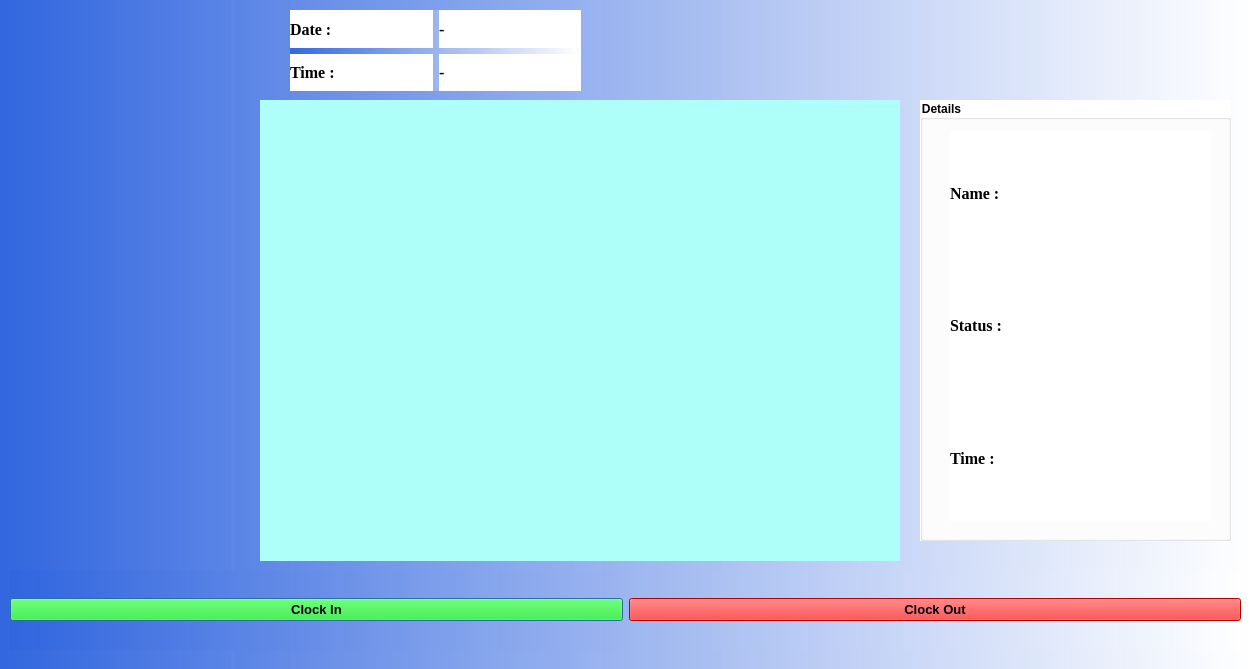
<?xml version="1.0" encoding="UTF-8"?>
<ui version="4.0">
 <class>OutputDialog</class>
 <widget class="QDialog" name="OutputDialog">
  <property name="geometry">
   <rect>
    <x>0</x>
    <y>0</y>
    <width>1251</width>
    <height>669</height>
   </rect>
  </property>
  <property name="minimumSize">
   <size>
    <width>0</width>
    <height>0</height>
   </size>
  </property>
  <property name="maximumSize">
   <size>
    <width>1280</width>
    <height>720</height>
   </size>
  </property>
  <property name="font">
   <font>
    <weight>75</weight>
    <bold>true</bold>
   </font>
  </property>
  <property name="windowTitle">
   <string>Face Recognition Attendance App</string>
  </property>
  <property name="windowIcon">
   <iconset resource="resource.qrc">
    <normaloff>:/icon/icon.png</normaloff>:/icon/icon.png</iconset>
  </property>
  <property name="styleSheet">
   <string notr="true">background-color: qlineargradient(spread:pad, x1:0, y1:0, x2:1, y2:0, stop:0 rgba(48, 101, 223, 231), stop:1 rgba(255, 255, 255, 255));</string>
  </property>
  <widget class="QLabel" name="imgLabel">
   <property name="geometry">
    <rect>
     <x>260</x>
     <y>100</y>
     <width>640</width>
     <height>461</height>
    </rect>
   </property>
   <property name="minimumSize">
    <size>
     <width>4</width>
     <height>0</height>
    </size>
   </property>
   <property name="maximumSize">
    <size>
     <width>640</width>
     <height>480</height>
    </size>
   </property>
   <property name="styleSheet">
    <string notr="true">background-color: rgb(174, 255, 250);</string>
   </property>
   <property name="text">
    <string/>
   </property>
  </widget>
  <widget class="QWidget" name="horizontalLayoutWidget">
   <property name="geometry">
    <rect>
     <x>10</x>
     <y>570</y>
     <width>1231</width>
     <height>80</height>
    </rect>
   </property>
   <layout class="QHBoxLayout" name="horizontalLayout">
    <item>
     <widget class="QPushButton" name="ClockInButton">
      <property name="font">
       <font>
        <pointsize>10</pointsize>
        <weight>75</weight>
        <bold>true</bold>
       </font>
      </property>
      <property name="styleSheet">
       <string notr="true">background-color: rgb(0, 255, 0);</string>
      </property>
      <property name="text">
       <string>Clock In</string>
      </property>
      <property name="checkable">
       <bool>true</bool>
      </property>
     </widget>
    </item>
    <item>
     <widget class="QPushButton" name="ClockOutButton">
      <property name="font">
       <font>
        <pointsize>10</pointsize>
        <weight>75</weight>
        <bold>true</bold>
       </font>
      </property>
      <property name="styleSheet">
       <string notr="true">background-color: rgb(255, 0, 0);</string>
      </property>
      <property name="text">
       <string>Clock Out</string>
      </property>
      <property name="checkable">
       <bool>true</bool>
      </property>
     </widget>
    </item>
   </layout>
  </widget>
  <widget class="QWidget" name="gridLayoutWidget">
   <property name="geometry">
    <rect>
     <x>290</x>
     <y>10</y>
     <width>291</width>
     <height>81</height>
    </rect>
   </property>
   <layout class="QGridLayout" name="gridLayout_2">
    <item row="1" column="0">
     <widget class="QLabel" name="label_2">
      <property name="font">
       <font>
        <family>Times New Roman</family>
        <pointsize>12</pointsize>
        <weight>75</weight>
        <bold>true</bold>
       </font>
      </property>
      <property name="styleSheet">
       <string notr="true">background-color: rgb(255, 255, 255);</string>
      </property>
      <property name="text">
       <string>Time :</string>
      </property>
     </widget>
    </item>
    <item row="0" column="1">
     <widget class="QLabel" name="Date_Label">
      <property name="font">
       <font>
        <family>Times New Roman</family>
        <pointsize>12</pointsize>
        <weight>75</weight>
        <bold>true</bold>
       </font>
      </property>
      <property name="styleSheet">
       <string notr="true">background-color: rgb(255, 255, 255);</string>
      </property>
      <property name="text">
       <string>-</string>
      </property>
      <property name="wordWrap">
       <bool>false</bool>
      </property>
     </widget>
    </item>
    <item row="1" column="1">
     <widget class="QLabel" name="Time_Label">
      <property name="font">
       <font>
        <family>Times New Roman</family>
        <pointsize>12</pointsize>
        <weight>75</weight>
        <bold>true</bold>
       </font>
      </property>
      <property name="styleSheet">
       <string notr="true">background-color: rgb(255, 255, 255);</string>
      </property>
      <property name="text">
       <string>-</string>
      </property>
     </widget>
    </item>
    <item row="0" column="0">
     <widget class="QLabel" name="label">
      <property name="font">
       <font>
        <family>Times New Roman</family>
        <pointsize>12</pointsize>
        <weight>75</weight>
        <bold>true</bold>
       </font>
      </property>
      <property name="autoFillBackground">
       <bool>false</bool>
      </property>
      <property name="styleSheet">
       <string notr="true">background-color: rgb(255, 255, 255);</string>
      </property>
      <property name="text">
       <string>Date :</string>
      </property>
     </widget>
    </item>
   </layout>
  </widget>
  <widget class="QGroupBox" name="groupBox">
   <property name="geometry">
    <rect>
     <x>920</x>
     <y>100</y>
     <width>311</width>
     <height>441</height>
    </rect>
   </property>
   <property name="styleSheet">
    <string notr="true">background-color: rgb(255, 255, 255);</string>
   </property>
   <property name="title">
    <string>Details</string>
   </property>
   <widget class="QWidget" name="verticalLayoutWidget">
    <property name="geometry">
     <rect>
      <x>30</x>
      <y>30</y>
      <width>133</width>
      <height>391</height>
     </rect>
    </property>
    <layout class="QVBoxLayout" name="verticalLayout">
     <item>
      <widget class="QLabel" name="label_3">
       <property name="enabled">
        <bool>true</bool>
       </property>
       <property name="font">
        <font>
         <family>Times New Roman</family>
         <pointsize>12</pointsize>
         <weight>75</weight>
         <bold>true</bold>
        </font>
       </property>
       <property name="text">
        <string>Name : </string>
       </property>
      </widget>
     </item>
     <item>
      <widget class="QLabel" name="label_4">
       <property name="font">
        <font>
         <family>Times New Roman</family>
         <pointsize>12</pointsize>
         <weight>75</weight>
         <bold>true</bold>
        </font>
       </property>
       <property name="text">
        <string>Status :</string>
       </property>
      </widget>
     </item>
     <item>
      <widget class="QLabel" name="label_5">
       <property name="font">
        <font>
         <family>Times New Roman</family>
         <pointsize>12</pointsize>
         <weight>75</weight>
         <bold>true</bold>
        </font>
       </property>
       <property name="text">
        <string>Time : </string>
       </property>
      </widget>
     </item>
    </layout>
   </widget>
   <widget class="QWidget" name="verticalLayoutWidget_2">
    <property name="geometry">
     <rect>
      <x>120</x>
      <y>30</y>
      <width>171</width>
      <height>391</height>
     </rect>
    </property>
    <layout class="QVBoxLayout" name="verticalLayout_2">
     <item>
      <widget class="QLabel" name="NameLabel">
       <property name="font">
        <font>
         <family>Times New Roman</family>
         <pointsize>10</pointsize>
         <weight>50</weight>
         <bold>false</bold>
        </font>
       </property>
       <property name="text">
        <string/>
       </property>
      </widget>
     </item>
     <item>
      <widget class="QLabel" name="StatusLabel">
       <property name="font">
        <font>
         <family>Times New Roman</family>
         <pointsize>10</pointsize>
         <weight>50</weight>
         <bold>false</bold>
        </font>
       </property>
       <property name="text">
        <string/>
       </property>
      </widget>
     </item>
     <item>
      <layout class="QHBoxLayout" name="horizontalLayout_2">
       <item>
        <widget class="QLabel" name="HoursLabel">
         <property name="font">
          <font>
           <family>Times New Roman</family>
           <pointsize>10</pointsize>
           <weight>50</weight>
           <bold>false</bold>
          </font>
         </property>
         <property name="text">
          <string/>
         </property>
        </widget>
       </item>
       <item>
        <widget class="QLabel" name="MinLabel">
         <property name="font">
          <font>
           <family>Times New Roman</family>
           <pointsize>10</pointsize>
           <weight>50</weight>
           <bold>false</bold>
          </font>
         </property>
         <property name="text">
          <string/>
         </property>
        </widget>
       </item>
      </layout>
     </item>
    </layout>
   </widget>
  </widget>
  <zorder>horizontalLayoutWidget</zorder>
  <zorder>gridLayoutWidget</zorder>
  <zorder>groupBox</zorder>
  <zorder>imgLabel</zorder>
 </widget>
 <resources>
  <include location="resource.qrc"/>
 </resources>
 <connections/>
</ui>
